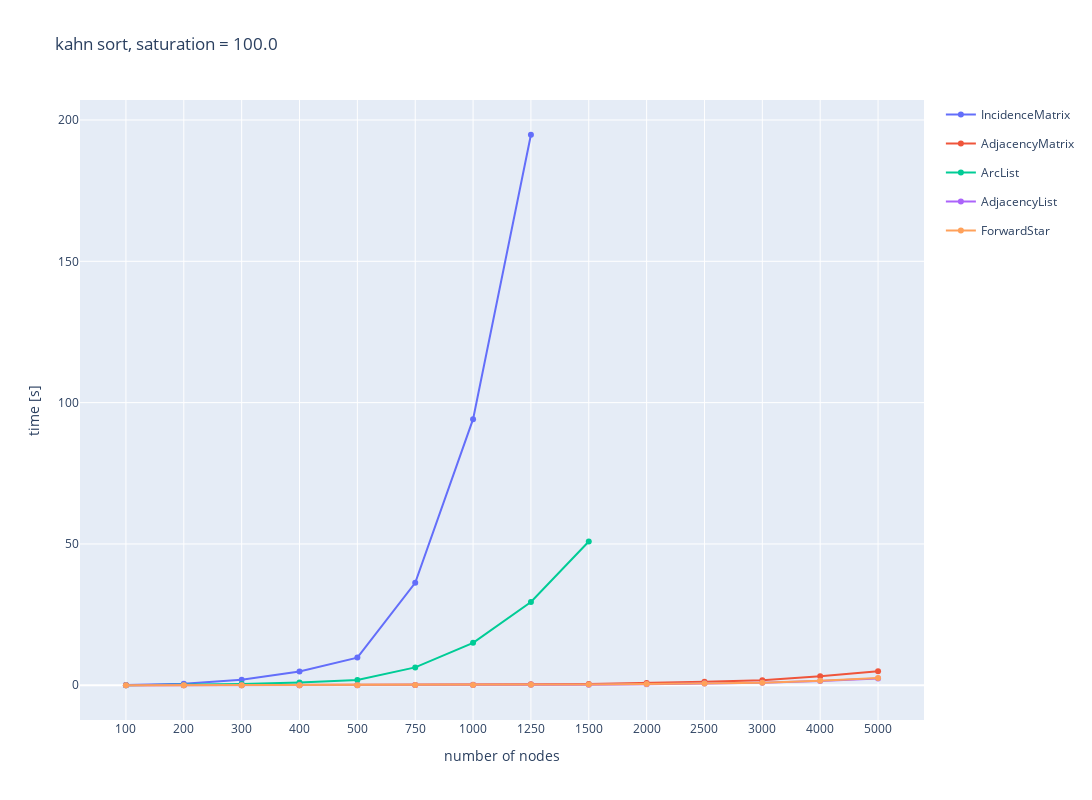
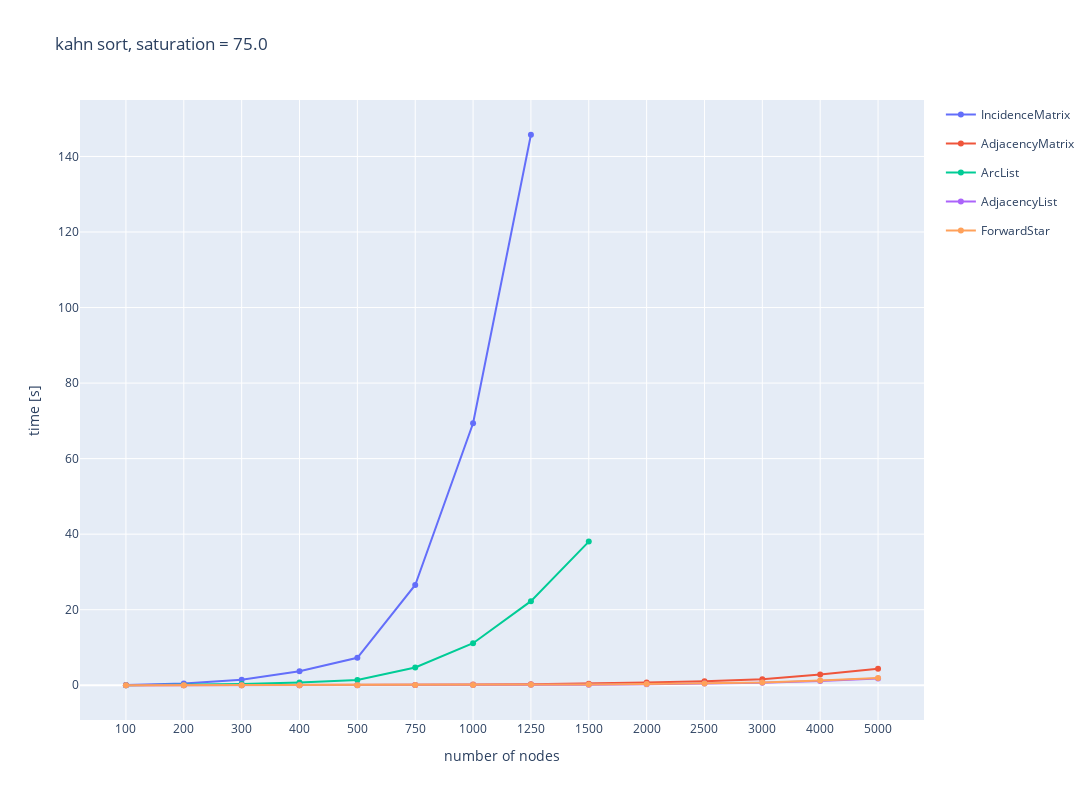
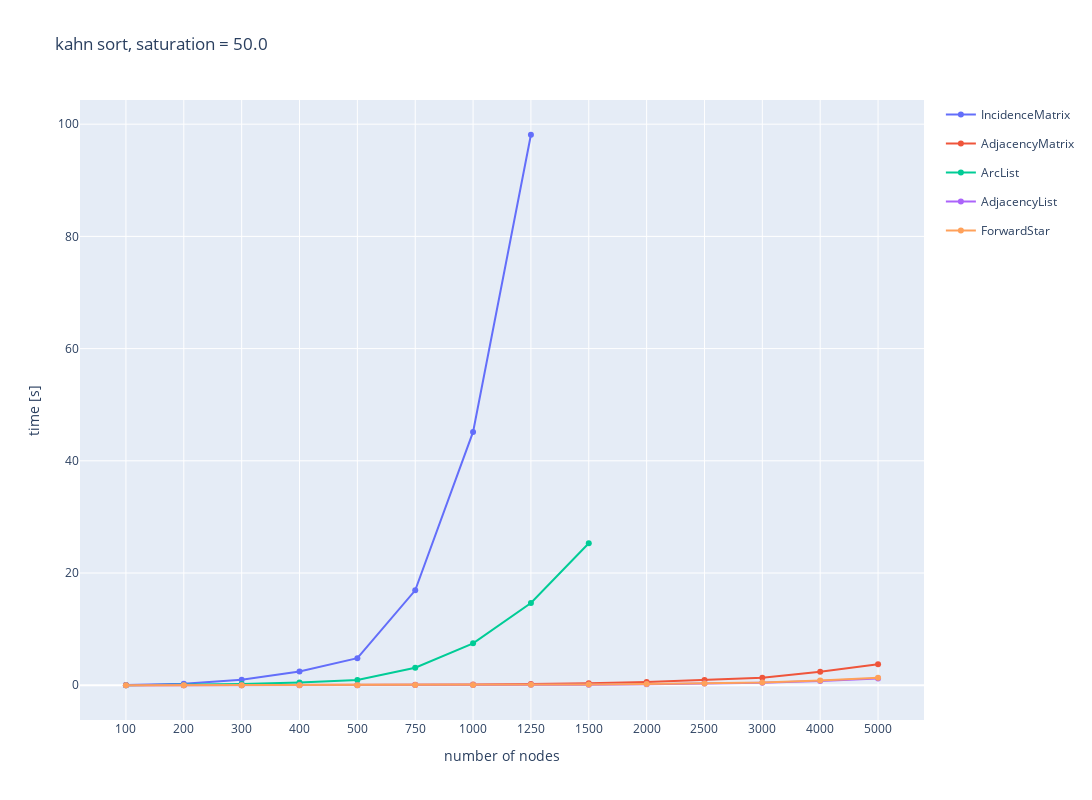
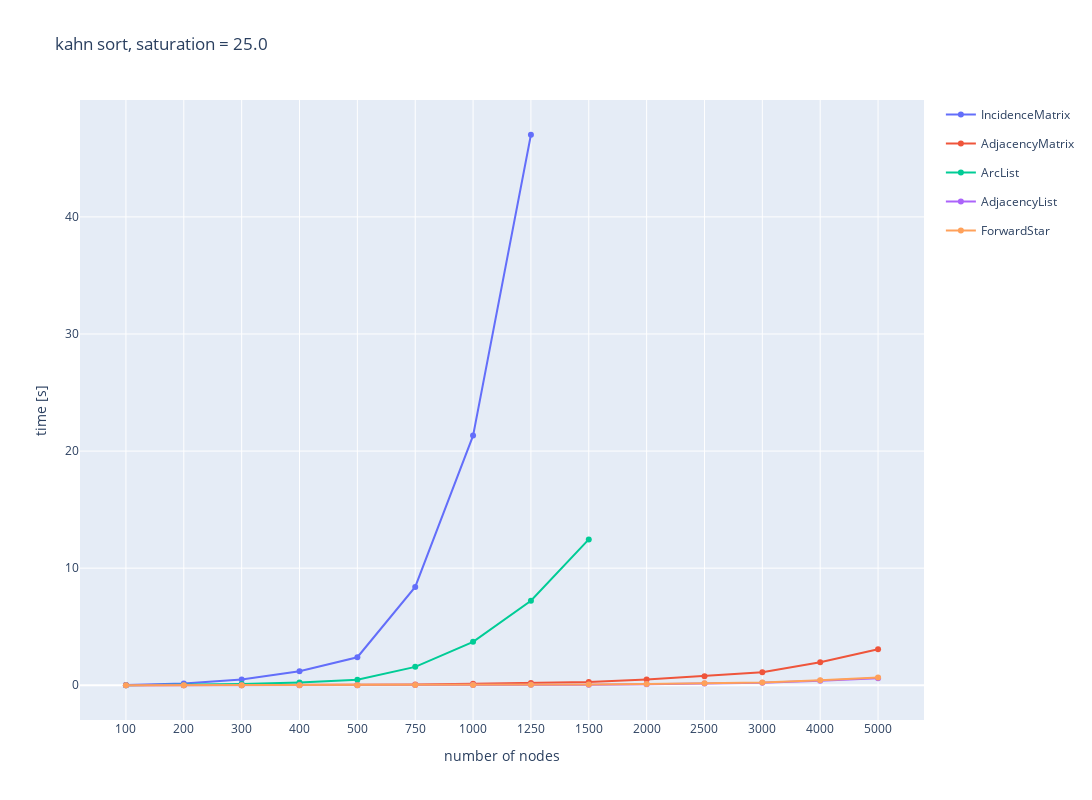

Here is the notebook cell these charts were saved with, in order:
### Code cell
#kahn sort

### Figure 1 — Plotly figure (JSON) as saved in the notebook; plotly's stock layout.template omitted (floating-point values rounded to 4 significant figures)
{"data": [{"legendgroup": "IncidenceMatrix", "name": "IncidenceMatrix", "text": ["0.072", "0.566", "1.926", "4.84", "9.785", "36.257", "94.156", "194.784"], "type": "scatter", "x": ["100", "200", "300", "400", "500", "750", "1000", "1250"], "y": [0.07161, 0.5664, 1.926, 4.84, 9.785, 36.26, 94.16, 194.8]}, {"legendgroup": "AdjacencyMatrix", "name": "AdjacencyMatrix", "text": ["0.002", "0.007", "0.016", "0.03", "0.048", "0.11", "0.199", "0.311", "0.447", "0.8", "1.25", "1.794", "3.173", "4.973"], "type": "scatter", "x": ["100", "200", "300", "400", "500", "750", "1000", "1250", "1500", "2000", "2500", "3000", "4000", "5000"], "y": [0.001972, 0.007161, 0.01643, 0.03013, 0.04807, 0.1101, 0.1986, 0.3105, 0.4469, 0.7996, 1.25, 1.794, 3.173, 4.973]}, {"legendgroup": "ArcList", "name": "ArcList", "text": ["0.016", "0.121", "0.405", "0.959", "1.882", "6.32", "15.004", "29.435", "50.873"], "type": "scatter", "x": ["100", "200", "300", "400", "500", "750", "1000", "1250", "1500"], "y": [0.01555, 0.1212, 0.4051, 0.959, 1.882, 6.32, 15.0, 29.44, 50.87]}, {"legendgroup": "AdjacencyList", "name": "AdjacencyList", "text": ["0.001", "0.003", "0.007", "0.013", "0.021", "0.053", "0.091", "0.145", "0.209", "0.375", "0.588", "0.858", "1.513", "2.37"], "type": "scatter", "x": ["100", "200", "300", "400", "500", "750", "1000", "1250", "1500", "2000", "2500", "3000", "4000", "5000"], "y": [0.0007148, 0.002931, 0.006534, 0.01272, 0.02076, 0.05289, 0.09069, 0.145, 0.2095, 0.3747, 0.5881, 0.8581, 1.513, 2.37]}, {"legendgroup": "ForwardStar", "name": "ForwardStar", "text": ["0.001", "0.003", "0.007", "0.014", "0.023", "0.056", "0.098", "0.155", "0.225", "0.404", "0.633", "0.91", "1.61", "2.541"], "type": "scatter", "x": ["100", "200", "300", "400", "500", "750", "1000", "1250", "1500", "2000", "2500", "3000", "4000", "5000"], "y": [0.0007939, 0.003231, 0.007089, 0.01396, 0.0228, 0.05551, 0.0976, 0.1551, 0.2246, 0.4038, 0.6329, 0.9098, 1.61, 2.541]}], "layout": {"height": 800, "title": {"text": "kahn sort, saturation = 100.0"}, "width": 1200, "xaxis": {"title": {"text": "number of nodes"}}, "yaxis": {"title": {"text": "time [s]"}}}}

### Figure 2 — Plotly figure (JSON) as saved in the notebook; plotly's stock layout.template omitted (floating-point values rounded to 4 significant figures)
{"data": [{"legendgroup": "IncidenceMatrix", "name": "IncidenceMatrix", "text": ["0.055", "0.446", "1.474", "3.693", "7.269", "26.545", "69.365", "145.751"], "type": "scatter", "x": ["100", "200", "300", "400", "500", "750", "1000", "1250"], "y": [0.05456, 0.4459, 1.474, 3.693, 7.269, 26.55, 69.36, 145.8]}, {"legendgroup": "AdjacencyMatrix", "name": "AdjacencyMatrix", "text": ["0.002", "0.006", "0.015", "0.027", "0.041", "0.096", "0.174", "0.272", "0.393", "0.7", "1.092", "1.569", "2.831", "4.386"], "type": "scatter", "x": ["100", "200", "300", "400", "500", "750", "1000", "1250", "1500", "2000", "2500", "3000", "4000", "5000"], "y": [0.001627, 0.00643, 0.01482, 0.02652, 0.04139, 0.09639, 0.1735, 0.2717, 0.3932, 0.6999, 1.092, 1.569, 2.831, 4.386]}, {"legendgroup": "ArcList", "name": "ArcList", "text": ["0.012", "0.091", "0.305", "0.739", "1.383", "4.701", "11.127", "22.259", "38.034"], "type": "scatter", "x": ["100", "200", "300", "400", "500", "750", "1000", "1250", "1500"], "y": [0.01207, 0.09122, 0.3051, 0.7393, 1.383, 4.701, 11.13, 22.26, 38.03]}, {"legendgroup": "AdjacencyList", "name": "AdjacencyList", "text": ["0.001", "0.002", "0.005", "0.009", "0.015", "0.041", "0.068", "0.108", "0.155", "0.278", "0.439", "0.631", "1.133", "1.763"], "type": "scatter", "x": ["100", "200", "300", "400", "500", "750", "1000", "1250", "1500", "2000", "2500", "3000", "4000", "5000"], "y": [0.0005572, 0.002124, 0.004973, 0.009261, 0.01509, 0.04083, 0.06783, 0.1081, 0.1554, 0.2783, 0.4388, 0.6313, 1.133, 1.763]}, {"legendgroup": "ForwardStar", "name": "ForwardStar", "text": ["0.001", "0.002", "0.006", "0.011", "0.017", "0.041", "0.079", "0.12", "0.181", "0.311", "0.487", "0.7", "1.253", "1.949"], "type": "scatter", "x": ["100", "200", "300", "400", "500", "750", "1000", "1250", "1500", "2000", "2500", "3000", "4000", "5000"], "y": [0.0006464, 0.00246, 0.005712, 0.01067, 0.01696, 0.04124, 0.07911, 0.1204, 0.1811, 0.311, 0.4871, 0.7002, 1.253, 1.949]}], "layout": {"height": 800, "title": {"text": "kahn sort, saturation = 75.0"}, "width": 1200, "xaxis": {"title": {"text": "number of nodes"}}, "yaxis": {"title": {"text": "time [s]"}}}}

### Figure 3 — Plotly figure (JSON) as saved in the notebook; plotly's stock layout.template omitted (floating-point values rounded to 4 significant figures)
{"data": [{"legendgroup": "IncidenceMatrix", "name": "IncidenceMatrix", "text": ["0.035", "0.279", "0.98", "2.447", "4.829", "16.915", "45.157", "98.116"], "type": "scatter", "x": ["100", "200", "300", "400", "500", "750", "1000", "1250"], "y": [0.035, 0.2787, 0.9798, 2.447, 4.829, 16.91, 45.16, 98.12]}, {"legendgroup": "AdjacencyMatrix", "name": "AdjacencyMatrix", "text": ["0.001", "0.006", "0.012", "0.023", "0.036", "0.081", "0.147", "0.236", "0.336", "0.597", "0.935", "1.351", "2.401", "3.747"], "type": "scatter", "x": ["100", "200", "300", "400", "500", "750", "1000", "1250", "1500", "2000", "2500", "3000", "4000", "5000"], "y": [0.001421, 0.005515, 0.01246, 0.0229, 0.03596, 0.08148, 0.1467, 0.2359, 0.3355, 0.5966, 0.9348, 1.351, 2.401, 3.747]}, {"legendgroup": "ArcList", "name": "ArcList", "text": ["0.008", "0.061", "0.225", "0.485", "0.948", "3.127", "7.466", "14.65", "25.318"], "type": "scatter", "x": ["100", "200", "300", "400", "500", "750", "1000", "1250", "1500"], "y": [0.007749, 0.061, 0.2251, 0.4846, 0.9483, 3.127, 7.466, 14.65, 25.32]}, {"legendgroup": "AdjacencyList", "name": "AdjacencyList", "text": ["0.0", "0.001", "0.004", "0.006", "0.01", "0.023", "0.044", "0.074", "0.104", "0.186", "0.293", "0.426", "0.763", "1.191"], "type": "scatter", "x": ["100", "200", "300", "400", "500", "750", "1000", "1250", "1500", "2000", "2500", "3000", "4000", "5000"], "y": [0.0003898, 0.001448, 0.003879, 0.006295, 0.009975, 0.02349, 0.04408, 0.07377, 0.1045, 0.1865, 0.293, 0.4263, 0.7634, 1.191]}, {"legendgroup": "ForwardStar", "name": "ForwardStar", "text": ["0.0", "0.002", "0.004", "0.007", "0.011", "0.028", "0.051", "0.081", "0.118", "0.21", "0.329", "0.477", "0.855", "1.337"], "type": "scatter", "x": ["100", "200", "300", "400", "500", "750", "1000", "1250", "1500", "2000", "2500", "3000", "4000", "5000"], "y": [0.0004411, 0.001672, 0.004394, 0.007217, 0.0115, 0.02759, 0.05144, 0.08085, 0.1185, 0.2102, 0.3285, 0.4766, 0.8552, 1.337]}], "layout": {"height": 800, "title": {"text": "kahn sort, saturation = 50.0"}, "width": 1200, "xaxis": {"title": {"text": "number of nodes"}}, "yaxis": {"title": {"text": "time [s]"}}}}

### Figure 4 — Plotly figure (JSON) as saved in the notebook; plotly's stock layout.template omitted (floating-point values rounded to 4 significant figures)
{"data": [{"legendgroup": "IncidenceMatrix", "name": "IncidenceMatrix", "text": ["0.017", "0.143", "0.491", "1.196", "2.392", "8.399", "21.321", "47.016"], "type": "scatter", "x": ["100", "200", "300", "400", "500", "750", "1000", "1250"], "y": [0.01734, 0.1426, 0.4915, 1.196, 2.392, 8.399, 21.32, 47.02]}, {"legendgroup": "AdjacencyMatrix", "name": "AdjacencyMatrix", "text": ["0.001", "0.005", "0.01", "0.019", "0.03", "0.067", "0.122", "0.188", "0.272", "0.487", "0.769", "1.103", "1.971", "3.073"], "type": "scatter", "x": ["100", "200", "300", "400", "500", "750", "1000", "1250", "1500", "2000", "2500", "3000", "4000", "5000"], "y": [0.001187, 0.004704, 0.01041, 0.01894, 0.02972, 0.06746, 0.1216, 0.1884, 0.2719, 0.4871, 0.7693, 1.103, 1.971, 3.073]}, {"legendgroup": "ArcList", "name": "ArcList", "text": ["0.004", "0.03", "0.102", "0.24", "0.466", "1.57", "3.711", "7.216", "12.454"], "type": "scatter", "x": ["100", "200", "300", "400", "500", "750", "1000", "1250", "1500"], "y": [0.003812, 0.02982, 0.102, 0.2404, 0.4657, 1.57, 3.711, 7.216, 12.45]}, {"legendgroup": "AdjacencyList", "name": "AdjacencyList", "text": ["0.0", "0.001", "0.002", "0.003", "0.005", "0.012", "0.021", "0.034", "0.049", "0.09", "0.147", "0.21", "0.386", "0.591"], "type": "scatter", "x": ["100", "200", "300", "400", "500", "750", "1000", "1250", "1500", "2000", "2500", "3000", "4000", "5000"], "y": [0.0002103, 0.0007451, 0.001729, 0.003264, 0.005206, 0.01178, 0.02112, 0.03365, 0.04949, 0.09017, 0.1466, 0.2105, 0.3859, 0.5912]}, {"legendgroup": "ForwardStar", "name": "ForwardStar", "text": ["0.0", "0.001", "0.002", "0.004", "0.006", "0.014", "0.025", "0.04", "0.057", "0.104", "0.167", "0.24", "0.431", "0.673"], "type": "scatter", "x": ["100", "200", "300", "400", "500", "750", "1000", "1250", "1500", "2000", "2500", "3000", "4000", "5000"], "y": [0.000242, 0.0008759, 0.002098, 0.00378, 0.005941, 0.01397, 0.02491, 0.03958, 0.05726, 0.1037, 0.1674, 0.2404, 0.4308, 0.6727]}], "layout": {"height": 800, "title": {"text": "kahn sort, saturation = 25.0"}, "width": 1200, "xaxis": {"title": {"text": "number of nodes"}}, "yaxis": {"title": {"text": "time [s]"}}}}
